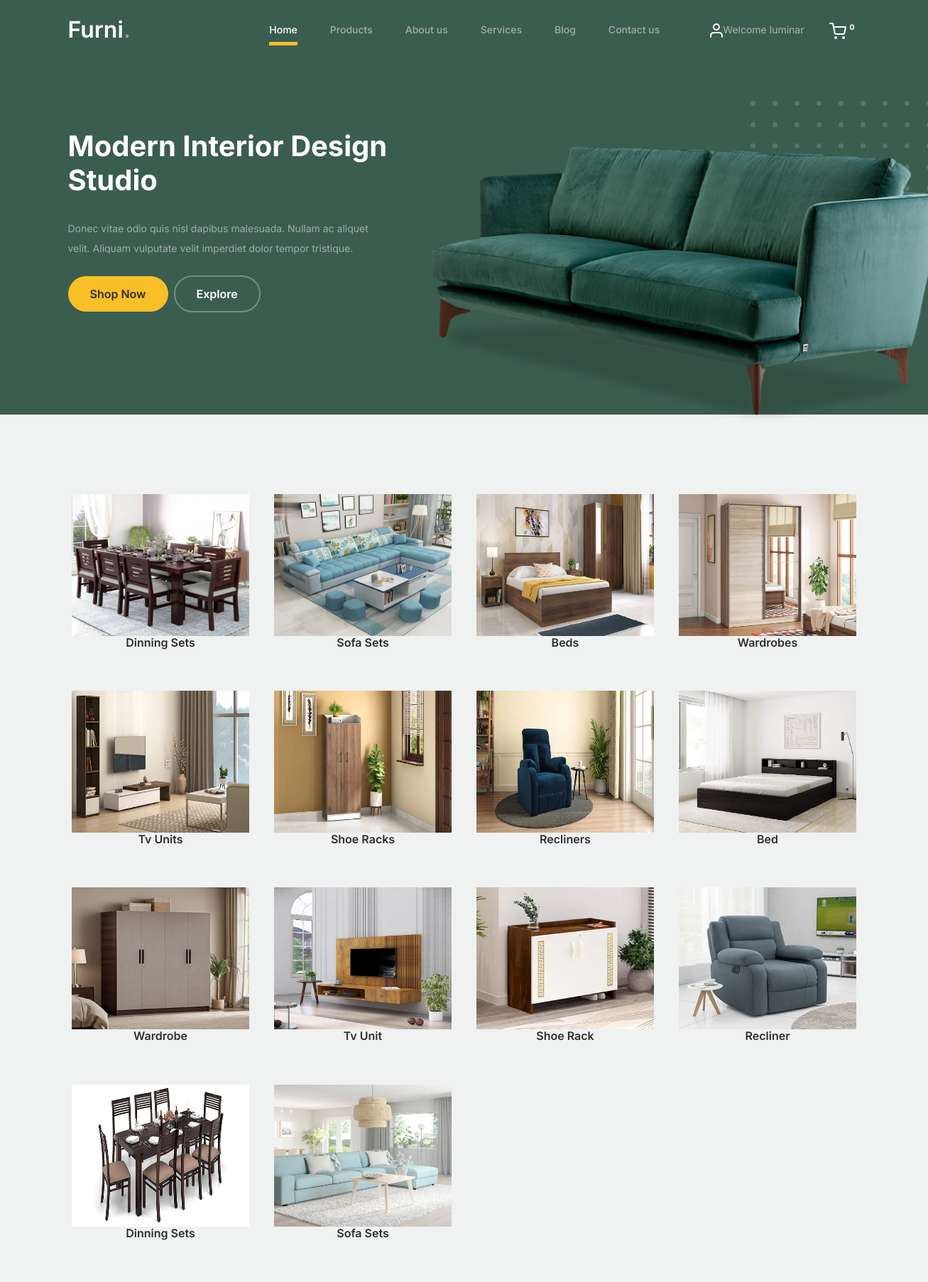
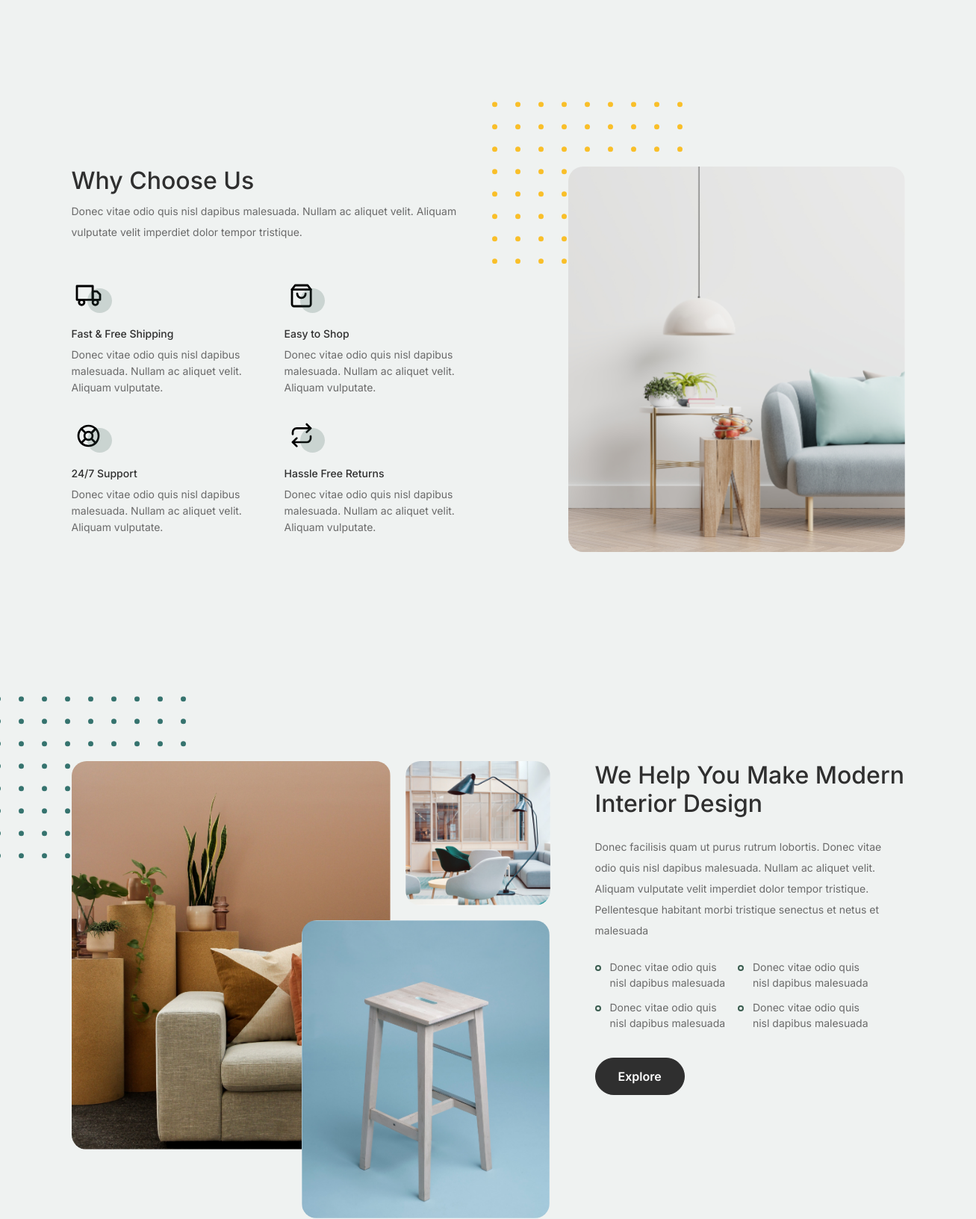
The app's page /home/ (signed in, upper part) with its own data (2 pictures, top to bottom).
### ShopApp/models.py (models this page shows)
class Category_Db(models.Model):
    Category_Name = models.CharField(max_length=100,null=True,blank=True)
    Description   = models.TextField(max_length=300,null=True,blank=True)
    Images        = models.ImageField(upload_to="category_images",null=True,blank=True)

### WebApp/views.py (the view)
# urls.py: path('home/',views.home_page,name="home"),
def home_page(request):
    categories = Category_Db.objects.all()
    cart_data = Cart_Db.objects.filter(Name=request.session['Name'])
    x = cart_data.count()
    return render(request, "Home.html", {'categories': categories, 'x': x})

### WebApp/templates/Home.html (shortened to what this page needs)
<!doctype html>
{% load static %}
<html lang="en">
<head>
		<link href="{% static 'home/css/bootstrap.min.css' %}" rel="stylesheet">
		<link href="https://cdnjs.cloudflare.com/ajax/libs/font-awesome/6.0.0-beta3/css/all.min.css" rel="stylesheet">
		<link href="{% static 'home/css/tiny-slider.css' %}" rel="stylesheet">
		<link href="{% static 'home/css/style.css' %}" rel="stylesheet">
	</head>
	<body>
		<nav class="custom-navbar navbar navbar navbar-expand-md navbar-dark bg-dark" arial-label="Furni navigation bar">
			<div class="container">
				<a class="navbar-brand" href="index.html">Furni<span>.</span></a>
				<div class="collapse navbar-collapse" id="navbarsFurni">
					<ul class="custom-navbar-nav navbar-nav ms-auto mb-2 mb-md-0">
						<li class="nav-item active">
							<a class="nav-link" href="index.html">Home</a>
						</li>
						<li><a class="nav-link" href="{% url 'products_page' %}">Products</a></li>
						<li><a class="nav-link" href="{% url 'about_page' %}">About us</a></li>
						<li><a class="nav-link" href="{% url 'service_page' %}">Services</a></li>
						<li><a class="nav-link" href="{% url 'blog_page' %}">Blog</a></li>
						<li><a class="nav-link" href="{% url 'contact_page' %}">Contact us</a></li>
					</ul>
					<ul class="custom-navbar-cta navbar-nav mb-2 mb-md-0 ms-5">
						  {% if request.session.Name %}
						<li><a class="nav-link" href="#"><img src="{% static 'home/images/user.svg' %}">Welcome {{request.session.Name}}</a></li>
						  {% else %}
						<li><a class="nav-link" href="{% url 'sign_in' %}"><img src="{% static 'home/images/user.svg' %}"></a></li>
						   {% endif %}
						<li><a class="nav-link" href="{% url 'cart_page' %}"><img src="{% static 'home/images/cart.svg' %}">
						       <sup style="color:white;"><b>{{x}}</b></sup>
						</a></li>
					</ul>
				</div>
			</div>
		</nav>
			<div class="hero">
				<div class="container">
					<div class="row justify-content-between">
						<div class="col-lg-5">
							<div class="intro-excerpt">
								<h1>Modern Interior <span clsas="d-block">Design Studio</span></h1>
								<p class="mb-4">Donec vitae odio quis nisl dapibus malesuada. Nullam ac aliquet velit. Aliquam vulputate velit imperdiet dolor tempor tristique.</p>
								<p><a href="" class="btn btn-secondary me-2">Shop Now</a><a href="#" class="btn btn-white-outline">Explore</a></p>
							</div>
						</div>
						<div class="col-lg-7">
							<div class="hero-img-wrap">
								<img src="{% static 'home/images/couch.png' %}" class="img-fluid">
							</div>
						</div>
					</div>
				</div>
			</div>
		<div class="product-section">
			<div class="container">
				<div class="row">
					{% for i in categories %}
					<div class="col-12 col-md-4 col-lg-3 mb-5 mb-md-0">
						<a class="product-item" href="{% url 'filtered_product' cat_name=i.Category_Name %}">
							<img src="{{i.Images.url}}" width="250px" height="200px">
							<h3 class="product-title">{{i.Category_Name}}</h3>
						</a>
					</div>
					{% endfor %}
				</div>
			</div>
		</div>
		<div class="why-choose-section">
			<div class="container">
				<div class="row justify-content-between">
					<div class="col-lg-6">
						<h2 class="section-title">Why Choose Us</h2>
						<p>Donec vitae odio quis nisl dapibus malesuada. Nullam ac aliquet velit. Aliquam vulputate velit imperdiet dolor tempor tristique.</p>
						<div class="row my-5">
							<div class="col-6 col-md-6">
								<div class="feature">
									<div class="icon">
										<img src="{% static 'home/images/truck.svg' %}" alt="Image" class="imf-fluid">
									</div>
									<h3>Fast &amp; Free Shipping</h3>
									<p>Donec vitae odio quis nisl dapibus malesuada. Nullam ac aliquet velit. Aliquam vulputate.</p>
								</div>
							</div>
							<div class="col-6 col-md-6">
								<div class="feature">
									<div class="icon">
										<img src="{% static 'home/images/bag.svg' %}" alt="Image" class="imf-fluid">
									</div>
									<h3>Easy to Shop</h3>
									<p>Donec vitae odio quis nisl dapibus malesuada. Nullam ac aliquet velit. Aliquam vulputate.</p>
								</div>
							</div>
							<div class="col-6 col-md-6">
								<div class="feature">
									<div class="icon">
										<img src="i{% static 'home/mages/support.svg' %}" alt="Image" class="imf-fluid">
									</div>
									<h3>24/7 Support</h3>
									<p>Donec vitae odio quis nisl dapibus malesuada. Nullam ac aliquet velit. Aliquam vulputate.</p>
								</div>
							</div>
							<div class="col-6 col-md-6">
								<div class="feature">
									<div class="icon">
										<img src="{% static 'home/images/return.svg' %}" alt="Image" class="imf-fluid">
									</div>
									<h3>Hassle Free Returns</h3>
									<p>Donec vitae odio quis nisl dapibus malesuada. Nullam ac aliquet velit. Aliquam vulputate.</p>
								</div>
							</div>
						</div>
					</div>
					<div class="col-lg-5">
						<div class="img-wrap">
							<img src="{% static 'home/images/why-choose-us-img.jpg' %}" alt="Image" class="img-fluid">
						</div>
					</div>
				</div>
			</div>
		</div>
		<div class="we-help-section">
			<div class="container">
				<div class="row justify-content-between">
					<div class="col-lg-7 mb-5 mb-lg-0">
						<div class="imgs-grid">
							<div class="grid grid-1"><img src="{% static 'home/images/img-grid-1.jpg' %}" alt="Untree.co"></div>
							<div class="grid grid-2"><img src="{% static 'home/images/img-grid-2.jpg' %}" alt="Untree.co"></div>
							<div class="grid grid-3"><img src="{% static 'home/images/img-grid-3.jpg' %}" alt="Untree.co"></div>
						</div>
					</div>
					<div class="col-lg-5 ps-lg-5">
						<h2 class="section-title mb-4">We Help You Make Modern Interior Design</h2>
						<p>Donec facilisis quam ut purus rutrum lobortis. Donec vitae odio quis nisl dapibus malesuada. Nullam ac aliquet velit. Aliquam vulputate velit imperdiet dolor tempor tristique. Pellentesque habitant morbi tristique senectus et netus et malesuada</p>
						<ul class="list-unstyled custom-list my-4">
							<li>Donec vitae odio quis nisl dapibus malesuada</li>
							<li>Donec vitae odio quis nisl dapibus malesuada</li>
							<li>Donec vitae odio quis nisl dapibus malesuada</li>
							<li>Donec vitae odio quis nisl dapibus malesuada</li>
						</ul>
						<p><a herf="#" class="btn">Explore</a></p>
					</div>
				</div>
			</div>
		</div>
	</body>
</html>

### records on screen
Category_Db: Images (picture), Category_Name "Dinning Sets"
Category_Db: Images (picture), Category_Name "Sofa Sets"
Category_Db: Images (picture), Category_Name "Beds"
Category_Db: Images (picture), Category_Name "Wardrobes"
Category_Db: Images (picture), Category_Name "Tv Units"
Category_Db: Images (picture), Category_Name "Shoe Racks"
Category_Db: Images (picture), Category_Name "Recliners"
Category_Db: Images (picture), Category_Name "Bed"
Category_Db: Images (picture), Category_Name "Wardrobe"
Category_Db: Images (picture), Category_Name "Tv Unit"
Category_Db: Images (picture), Category_Name "Shoe Rack"
Category_Db: Images (picture), Category_Name "Recliner"
Category_Db: Images (picture), Category_Name "Dinning Sets"
Category_Db: Images (picture), Category_Name "Sofa Sets"

### other values on screen
{{ request.session.Name }} "luminar"
{{ x }} "0"
